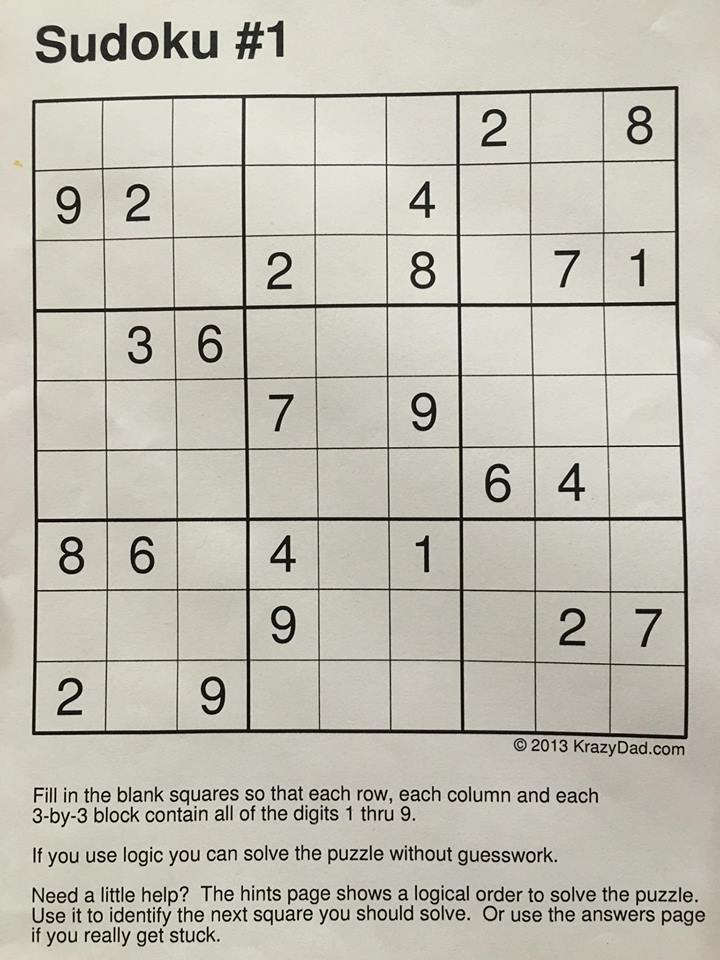
#> input picture images/sample_sudoku.jpg, 720 x 960 px
$ python grid_detector.py   (Python 2 division)
#> lines starting #> are read from the running program, lines starting #| are printed output that depends on the picture
import cv2
from scipy.interpolate import griddata
import math
import numpy as np
import IPython

VISUALIZE = False

class GridDetector(object):
    def detect(self, frame):
        h, w, d = frame.shape

        #Get corners
        frame_g = np.float32(cv2.cvtColor(frame, cv2.COLOR_BGR2GRAY))
        corners = cv2.cornerHarris(frame_g, 2, 3, 0.04)
        corner_max = corners.max()
        thresh_corners = []
        for i in range(1, h):
            for j in range(1, w):
                if corners[i][j] > corner_max * 0.15:
                    thresh_corners.append((i, j))

        # Get rows
        col_spaced, row_spaced = self.detect_lines(frame)
        # [9 lines of commented-out code are left out]
        min_row = np.min(row_spaced)
        max_row = np.max(row_spaced)
        min_col = np.min(col_spaced)
        max_col = np.max(col_spaced)
        upper_left = self.closest(thresh_corners, min_row, min_col)
        upper_right = self.closest(thresh_corners, min_row, max_col)
        lower_left = self.closest(thresh_corners, max_row, min_col)
        lower_right = self.closest(thresh_corners, max_row, max_col)

        corners = np.array([upper_left, upper_right, lower_right, lower_left])
        # Warp
        frame2 = self.four_point_transform(frame, corners)
        col_spaced, row_spaced = self.detect_lines(frame2)

        if VISUALIZE:
            for row_idx in row_spaced:
                cv2.line(frame2, (0, row_idx), (w, row_idx), (0, 0, 255), 1)
            for col_idx in col_spaced:
                cv2.line(frame2, (col_idx, 0), (col_idx, h), (0, 255, 0), 1)
            cv2.imshow("image", frame2)
            cv2.waitKey(0)
        return col_spaced, row_spaced, frame2

    def detect_lines(self, frame):
        # detect highest-energy columns
        edges = self.get_vert_grad(frame)
        col_counts = self.get_col_counts(edges)
        max_col_indices = sorted(range(len(col_counts)), key=lambda k: col_counts[k], reverse=True)
        col_spaced = self.get_spaced_col_inds(max_col_indices)
        # TODO: fix this hack
        col_spaced = col_spaced[:10]

        # detect highest-energy rows
        frame_r = np.rot90(frame)
        edges_r = self.get_vert_grad(frame_r)
        row_counts = self.get_col_counts(edges_r)
        max_row_indices = sorted(range(len(row_counts)), key=lambda k: row_counts[k], reverse=True)
        row_spaced = self.get_spaced_col_inds(max_row_indices)
        # TODO: fix this hack
        row_spaced = row_spaced[:10]
        return col_spaced, row_spaced

    def four_point_transform(self, img, source, square_length=504):
        destination = np.array([[0, 0], [0, square_length], [square_length, square_length], [square_length, 0]])
        gx, gy = np.mgrid[0:503:504j, 0:503:504j]
        grid_z = griddata(destination, source, (gx, gy), method='cubic')
        map_x = np.append([], [ar[:,1] for ar in grid_z]).reshape(square_length,square_length)
        map_y = np.append([], [ar[:,0] for ar in grid_z]).reshape(square_length,square_length)
        map_x_32 = map_x.astype('float32')
        map_y_32 = map_y.astype('float32')
        warped = cv2.remap(img, map_x_32, map_y_32, cv2.INTER_CUBIC)
        return warped
        #M = cv2.getPerspectiveTransform(pts1, pts2)
        #im = cv2.warpPerspective(img, M, (square_length, square_length))
        #return im

    def distance(self, x1, y1, x2, y2):
        return math.sqrt( (x2 - x1) ** 2 + (y2 - y1) ** 2)

    def closest(self, corners, x, y):
        dists = [self.distance(corner[0], corner[1], x, y) for corner in corners]
        return corners[np.argmin(dists)]

    def get_vert_grad(self, img):
        sharp_filter = np.array([[-1, 0, 1], [-1, 0, 1], [-1,0,1]])
        edges = cv2.filter2D(img, -1, sharp_filter)
        sharp_filter = np.array([[1, 0, -1], [1, 0, -1], [1,0,-1]])
        edges_2 = cv2.filter2D(img, -1, sharp_filter)
        vert_edges = edges | edges_2
        return vert_edges

    def get_col_counts(self, edges, do_row=False):
        h, w, d = edges.shape
        col_counts = []
        for i in xrange(0, w):
            count = self._get_counts(edges, i, w, do_row)
            col_counts.append(count)
        return col_counts

    def _get_counts(self, edge_img, i, max_h, do_row=False):
        window_size = 2
        if (i - window_size/2 < 0):
            count = np.count_nonzero((edge_img[:, 0:i+window_size/2] == 255) - 0)
        elif (i + window_size/2 > max_h-1):
            count = np.count_nonzero((edge_img[:, i-window_size/2:] == 255) - 0)
        else:
            count = np.count_nonzero((edge_img[:, i-window_size/2:i+window_size/2] == 255) - 0)
        return count

    def get_spaced_col_inds(self, max_col_indices):
        spaced_col_inds = []
        for col_idx in max_col_indices:
            in_range = False
            for r_sp in spaced_col_inds:
                if (col_idx < r_sp + 25 and col_idx > r_sp - 25):
                    in_range = True
            if not in_range:
                spaced_col_inds.append(col_idx)
        return spaced_col_inds

if __name__ == "__main__":
    img = cv2.imread("../images/sample_sudoku.jpg")
#> img is the input picture: shape (960, 720, 3); mean B, G, R 177.9, 189.8, 192.4
    GridDetector().detect(img)
#> in detect, `corners = cv2.cornerHarris(frame_g, 2, 3, 0.04)`:
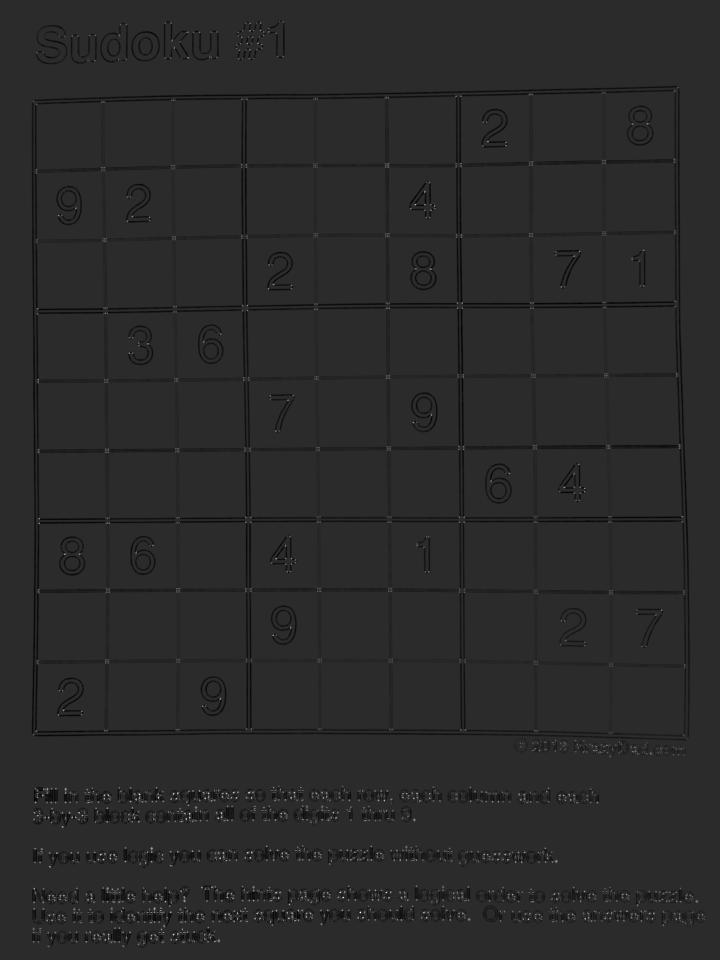
#> corners: shape (960, 720) float32; min -48146688, max 235781392, mean -1206878.4; drawn with min black and max white
#> in detect, `corner_max = corners.max()`: corner_max = 235781392
#> in get_vert_grad, `vert_edges = edges | edges_2`:
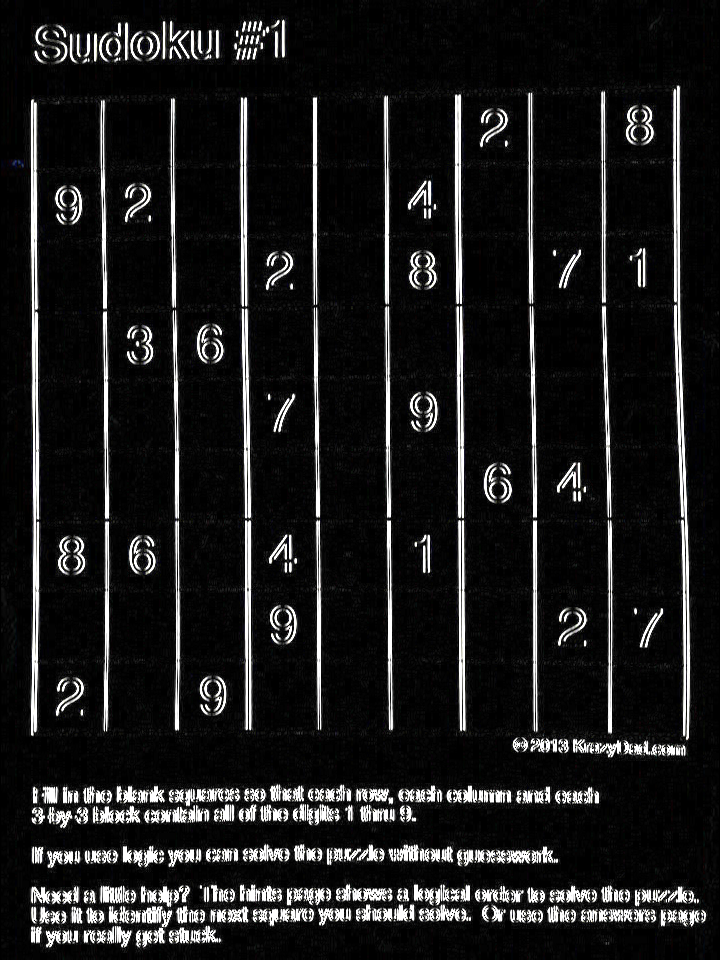
#> vert_edges: shape (960, 720, 3); mean B, G, R 27.8, 27.7, 27.7
#> the loop in get_col_counts, `for i in xrange(0, w):` made 720 passes
#> count on passes 1 to 3: 0, 0, 0
#> after the loop in get_col_counts, `for i in xrange(0, w):`: col_counts = 720 values, max 3004 at index 460, min 0 at index 0, mean 353.7
#> in detect_lines, `max_col_indices = sorted(range(len(col_counts)), key=lambda k: col_cou..`: max_col_indices = 720 values, max 719 at index 719, min 0 at index 674, mean 359.5
#> the loop in get_spaced_col_inds, `for col_idx in max_col_indices:` made 720 passes
#> col_idx on passes 1 to 3: 460, 34, 246
#> after the loop in get_spaced_col_inds, `for col_idx in max_col_indices:`: spaced_col_inds = [460, 34, 246, 388, 106, 317, 679, 176, 534, 609, 429, 78, 150, 276, 217, 579, 644, 486, 349, 705, 0]
#> in detect_lines, `col_spaced = self.get_spaced_col_inds(max_col_indices)`: col_spaced has the same summary as spaced_col_inds in get_spaced_col_inds
#> in detect_lines, `col_spaced = col_spaced[:10]`: col_spaced = [460, 34, 246, 388, 106, 317, 679, 176, 534, 609]
#> in get_vert_grad (call 2), `vert_edges = edges | edges_2`:
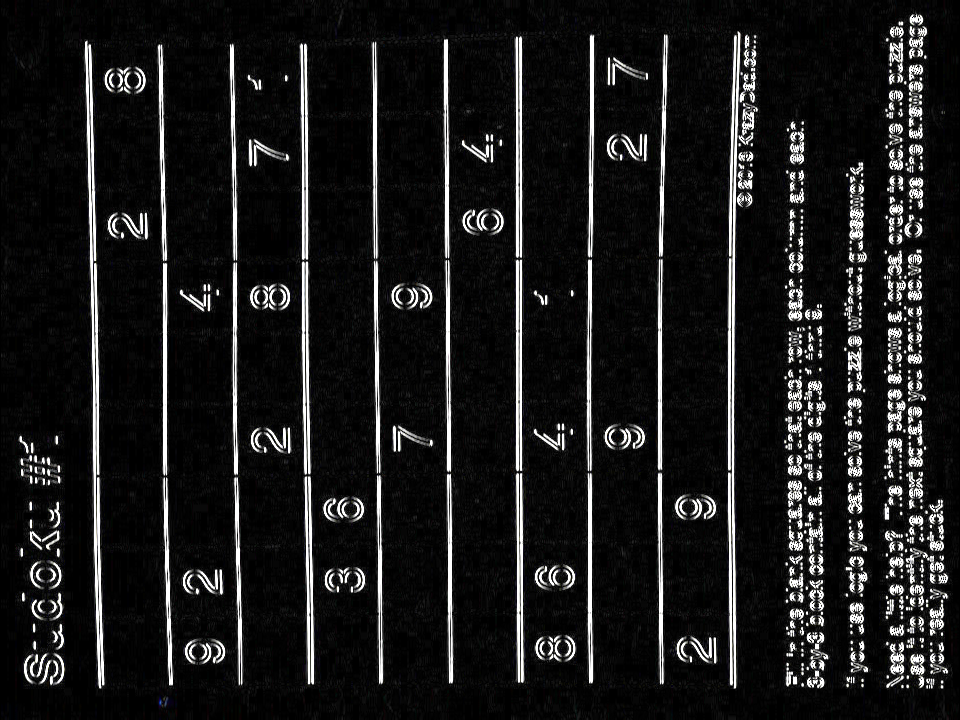
#> vert_edges: shape (720, 960, 3); mean B, G, R 26.6, 26.6, 26.6
#> the loop in get_col_counts (call 2), `for i in xrange(0, w):` made 960 passes
#> in detect_lines, `row_counts = self.get_col_counts(edges_r)`: row_counts = 960 values, max 3396 at index 521, min 0 at index 0, mean 229.6
#> in detect_lines, `max_row_indices = sorted(range(len(row_counts)), key=lambda k: row_cou..`: max_row_indices = 960 values, max 959 at index 959, min 0 at index 686, mean 479.5
#> the loop in get_spaced_col_inds (call 2), `for col_idx in max_col_indices:` made 960 passes
#> col_idx on passes 1 to 3: 521, 517, 591
#> in detect_lines, `row_spaced = self.get_spaced_col_inds(max_row_indices)`: row_spaced = 29 values, max 946 at index 26, min 0 at index 27, mean 480.9
#> in detect_lines, `row_spaced = row_spaced[:10]`: row_spaced = [521, 591, 734, 307, 448, 662, 164, 234, 94, 376]
#> in detect, `col_spaced, row_spaced = self.detect_lines(frame)`: col_spaced = [460, 34, 246, 388, 106, 317, 679, 176, 534, 609]; row_spaced = [521, 591, 734, 307, 448, 662, 164, 234, 94, 376]
#> in detect, `min_row = np.min(row_spaced)`: min_row = 94
#> in detect, `max_row = np.max(row_spaced)`: max_row = 734
#> in detect, `min_col = np.min(col_spaced)`: min_col = 34
#> in detect, `max_col = np.max(col_spaced)`: max_col = 679
#> in closest, `dists = [self.distance(corner[0], corner[1], x, y) for corner in corne..`: dists = 3077 values, max 1058.4 at index 2660, min 7.07 at index 93, mean 756
#> in detect, `upper_left = self.closest(thresh_corners, min_row, min_col)`: upper_left = (101, 33)
#> in detect, `upper_right = self.closest(thresh_corners, min_row, max_col)`: upper_right = (91, 674)
#> in detect, `lower_left = self.closest(thresh_corners, max_row, min_col)`: lower_left = (734, 33)
#> in detect, `lower_right = self.closest(thresh_corners, max_row, max_col)`: lower_right = (735, 683)
#> in detect, `corners = np.array([upper_left, upper_right, lower_right, lower_left])`: corners = [[101, 33], [91, 674], [735, 683], [734, 33]]
#> in four_point_transform, `map_x = np.append([], [ar[:,1] for ar in grid_z]).reshape(square_lengt..`:
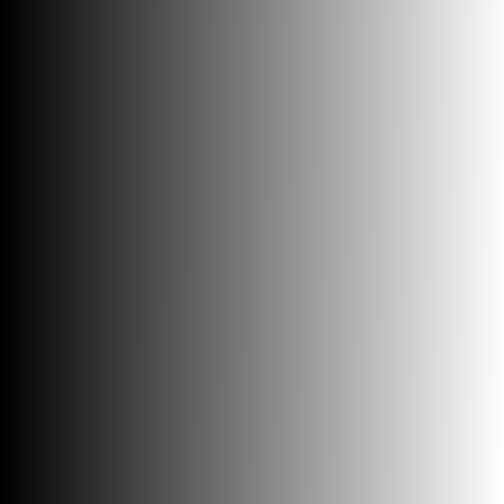
#> map_x: shape (504, 504) float64; min 32.72, max 681.7, mean 354.7; drawn with min black and max white
#> in four_point_transform, `map_y = np.append([], [ar[:,0] for ar in grid_z]).reshape(square_lengt..`:
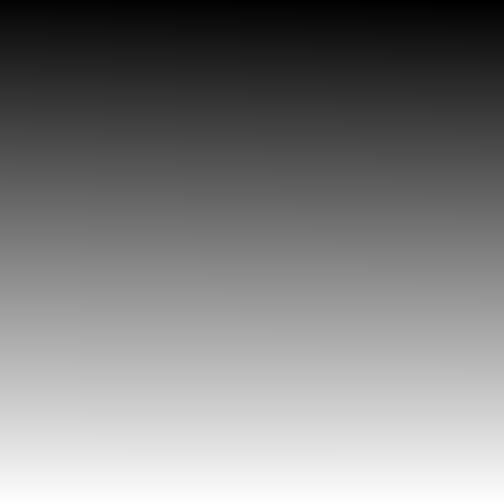
#> map_y: shape (504, 504) float64; min 91.02, max 733.7, mean 414.1; drawn with min black and max white
#> in detect_lines (call 2), `frame_r = np.rot90(frame)`:
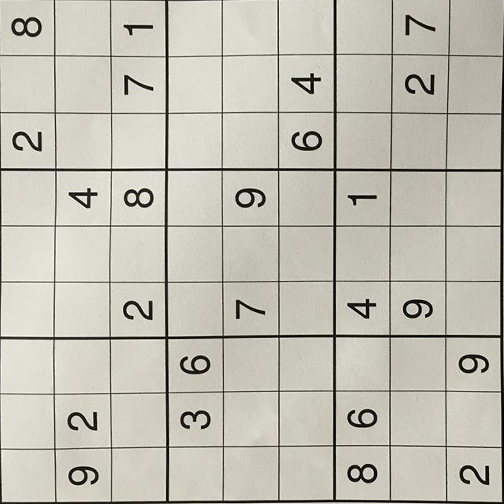
#> frame_r: shape (504, 504, 3); mean B, G, R 179.4, 191.2, 193.6
#> in get_vert_grad (call 4), `vert_edges = edges | edges_2`:
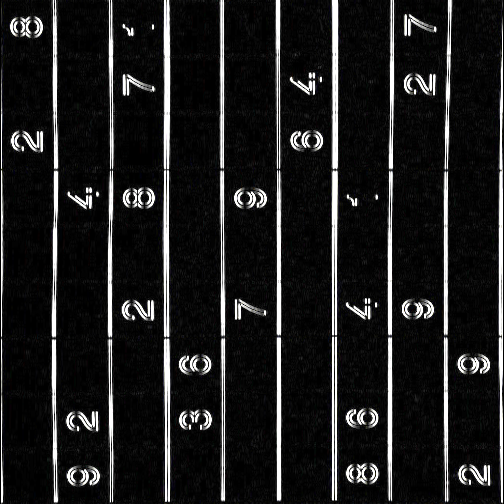
#> vert_edges: shape (504, 504, 3); mean B, G, R 29.1, 29, 29
